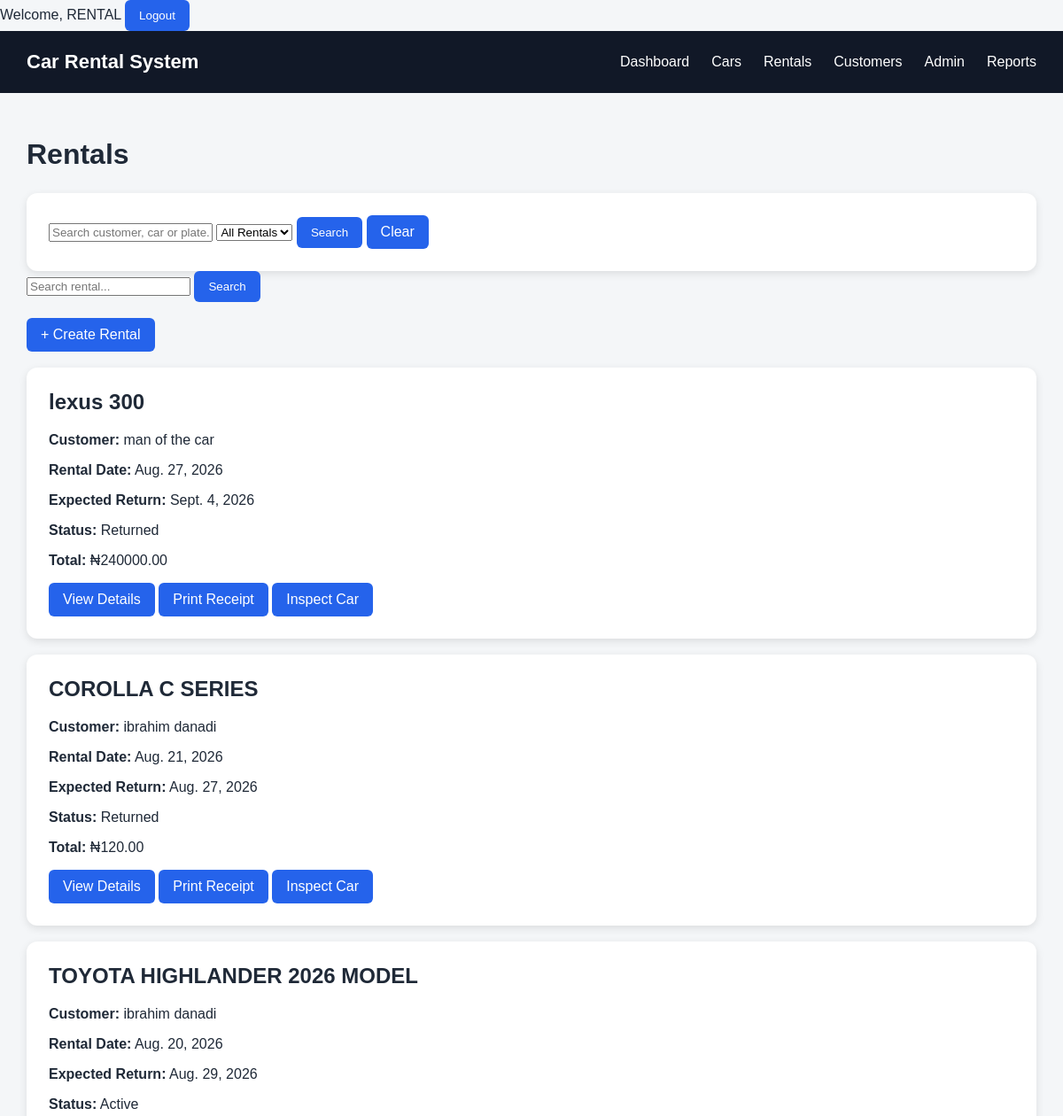
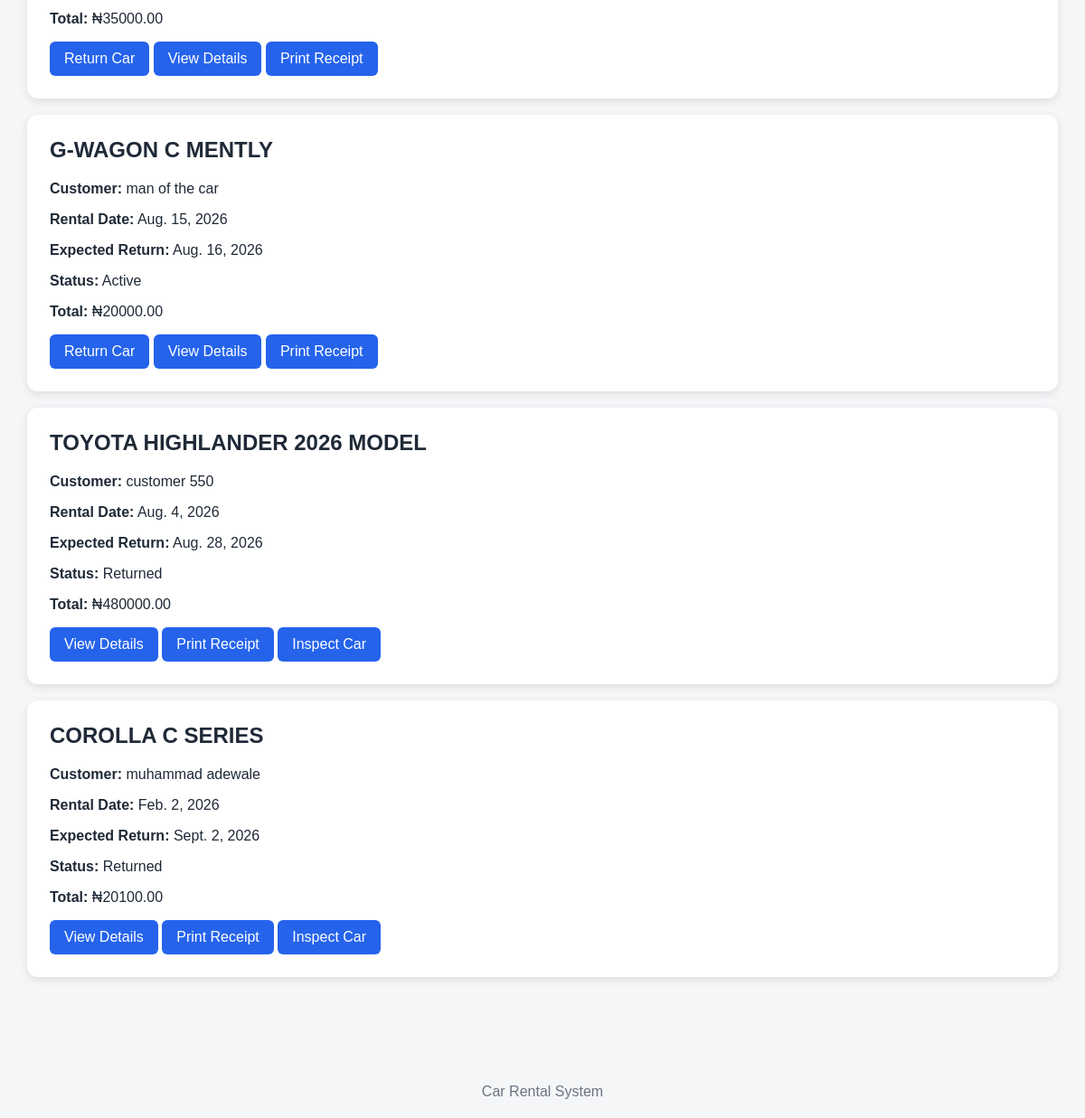
/rentals/ (signed in), run on the app's committed database (2 pictures, top to bottom).
### rentals/models.py (models this page shows, shortened)
class Rental(models.Model):
    customer = models.ForeignKey(
        Customer,
        on_delete=models.PROTECT,
        related_name="rentals"
    )
    car = models.ForeignKey(
        Car,
        on_delete=models.PROTECT,
        related_name="rentals"
    )
    rental_date = models.DateField()
    expected_return_date = models.DateField()
    actual_return_date = models.DateField(
        blank=True,
        null=True
    )
    daily_price = models.DecimalField(
        max_digits=10,
        decimal_places=2
    )
    total_cost = models.DecimalField(
        max_digits=12,
        decimal_places=2,
        default=0
    )
    amount_paid = models.DecimalField(
    max_digits=12,
    decimal_places=2,
    default=0
)
    payment_status = models.CharField(
        max_length=20,
        choices=[
            ("pending", "Pending"),
            ("partial", "Partial"),
            ("paid", "Paid"),
        ],
        default="pending"
    )
    status = models.CharField(
        max_length=20,
        choices=[
            ("active", "Active"),
            ("returned", "Returned"),
        ],
        default="active"
    )
    created_at = models.DateTimeField(
        auto_now_add=True
    )

### cars/models.py (models this page shows, shortened)
class Car(models.Model):
    STATUS_CHOICES = [
        ("available", "Available"),
        ("rented", "Rented"),
        ("returned", "Returned"),
        ("maintenance", "Maintenance"),
    ]
    TRANSMISSION_CHOICES = [
        ("automatic", "Automatic"),
        ("manual", "Manual"),
    ]
    FUEL_CHOICES = [
        ("petrol", "Petrol"),
        ("diesel", "Diesel"),
        ("electric", "Electric"),
        ("hybrid", "Hybrid"),
    ]
    brand = models.CharField(max_length=100)
    model = models.CharField(max_length=100)
    year = models.PositiveIntegerField()
    plate_number = models.CharField(max_length=20, unique=True)
    color = models.CharField(max_length=50)
    transmission = models.CharField(
        max_length=20,
        choices=TRANSMISSION_CHOICES
    )
    fuel_type = models.CharField(
        max_length=20,
        choices=FUEL_CHOICES
    )
    seats = models.PositiveSmallIntegerField()
    daily_price = models.DecimalField(
        max_digits=10,
        decimal_places=2
    )
    image = models.ImageField(
        upload_to="cars/",
        blank=True,
        null=True
    )
    description = models.TextField(
        blank=True
    )
    status = models.CharField(
        max_length=20,
        choices=STATUS_CHOICES,
        default="available"
    )
    created_at = models.DateTimeField(
        auto_now_add=True
    )
    updated_at = models.DateTimeField(
        auto_now=True
    )

### customers/models.py (models this page shows, shortened)
class Customer(models.Model):
    full_name = models.CharField(max_length=150)
    phone = models.CharField(max_length=20)
    email = models.EmailField(
        blank=True,
        null=True
    )
    address = models.TextField(
        blank=True
    )
    driver_license = models.CharField(
        max_length=50,
        unique=True
    )
    created_at = models.DateTimeField(
        auto_now_add=True
    )
    updated_at = models.DateTimeField(
        auto_now=True
    )

### rentals/views.py (the view, shortened to what this page needs)
@login_required
def rental_list(request):
    search = request.GET.get("search", "").strip()
    rentals = Rental.objects.select_related(
        "customer",
        "car"
    ).all().order_by("-created_at")
    status = request.GET.get("status", "").strip()
    rentals = rentals.order_by("-rental_date")
    if status:
        rentals = rentals.filter(
            status=status
        )
    return render(
        request,
        "rentals/rental_list.html",
        {
            "rentals": rentals,
            "search": search,
            "status": status,
        }
    )

### rentals/templates/rentals/rental_list.html (shortened to what this page needs)
{% extends "base.html" %}
{% block content %}
<h1 class="page-title">
    Rentals
</h1>
<div class="card">
    <form method="GET">
        <input
            type="text"
            name="search"
            placeholder="Search customer, car or plate..."
            value="{{ search }}"
        >
        <select name="status">
            <option value="">
                All Rentals
            </option>
        </select>
        <button type="submit" class="btn">
            Search
        </button>
        <a href="{% url 'rental_list' %}" class="btn">
            Clear
        </a>
    </form>
</div>
<form method="GET">
    <input
        type="text"
        name="search"
        placeholder="Search rental..."
        value="{{ search }}"
    >
    <button type="submit" class="btn">
        Search
    </button>
</form>
<br>
<a
    class="btn"
    href="{% url 'rental_create' %}"
>
    + Create Rental
</a>
<br>
<br>
{% for rental in rentals %}
<div class="card">
    <h2>
        {{ rental.car.brand }}
        {{ rental.car.model }}
    </h2>
    <p>
        <strong>Customer:</strong>
        {{ rental.customer.full_name }}
    </p>
    <p>
        <strong>Rental Date:</strong>
        {{ rental.rental_date }}
    </p>
    <p>
        <strong>Expected Return:</strong>
        {{ rental.expected_return_date }}
    </p>
    <p>
        <strong>Status:</strong>
        {{ rental.get_status_display }}
    </p>
    <p>
        <strong>Total:</strong>
        ₦{{ rental.total_cost }}
    </p>
    {% if rental.status == "active" %}
        <a
            class="btn"
            href="{% url 'rental_return' rental.pk %}"
        >
            Return Car
        </a>
    {% endif %}
                <a
            class="btn"
            href="{% url 'rental_detail' rental.pk %}"
        >
            View Details
        </a>
        <a
            class="btn"
            href="{% url 'rental_receipt' rental.pk %}"
        >
            Print Receipt
        </a>
    {% if rental.status == "returned" %}
        <a
            class="btn"
            href="{% url 'inspect_car' rental.pk %}"
        >
            Inspect Car
        </a>
    {% endif %}
</div>
<br>
{% empty %}
<p>
    No rentals found.
</p>
{% endfor %}
{% endblock %}

### templates/base.html (shortened to what this page needs)
<!DOCTYPE html>
<html lang="en">
<head>
</head>
<body>
    {% if user.is_authenticated %}
    <span>
        Welcome, {{ user.username }}
    </span>
    <form
        method="POST"
        action="{% url 'logout' %}"
        style="display:inline;"
    >
        <button type="submit" class="btn">
            Logout
        </button>
    </form>
{% endif %}
    <nav class="navbar">
        <div class="brand">
            Car Rental System
        </div>
        <div class="nav-links">
            <a href="{% url 'dashboard' %}">
                Dashboard
            </a>
            <a href="{% url 'car_list' %}">
                Cars
            </a>
            <a href="{% url 'rental_list' %}">
                Rentals
            </a>
            <a href="{% url 'customer_list' %}">
                Customers
            </a>
            <a href="/admin/">
                Admin
            </a>
            <a href="{% url 'reports' %}">
                Reports
            </a>
        </div>
    </nav>
    <main class="container">
        {% block content %}{% endblock %}
    </main>
    <footer class="footer">
        Car Rental System
    </footer>
</body>
</html>

### templates/base.html (style rules this page uses)
* { box-sizing: border-box; }
body { margin: 0; font-family: Arial, sans-serif; background: #f4f6f8; color: #1f2937; }
.navbar { background: #111827; color: white; padding: 0 30px; min-height: 70px; display: flex; align-items: center; justify-content: space-between; }
.brand { font-size: 22px; font-weight: bold; }
.nav-links { display: flex; gap: 25px; }
.nav-links a { color: white; text-decoration: none; }
.container { max-width: 1200px; margin: auto; padding: 30px; }
.page-title { margin-bottom: 25px; }
.btn { display: inline-block; padding: 10px 16px; border-radius: 6px; text-decoration: none; border: none; cursor: pointer; background: #2563eb; color: white; }
.footer { margin-top: 50px; padding: 20px; text-align: center; color: #6b7280; }
.card { background: white; padding: 25px; border-radius: 12px; box-shadow: 0 3px 10px rgba(0, 0, 0, 0.1); }
.card h2 { margin-top: 0; }

### data on the page
Rental: car.brand "lexus", car.model "300", customer.full_name "man of the car", rental_date "Aug. 27, 2026", expected_return_date "Sept. 4, 2026", status "Returned", total_cost "240000.00", shows "Inspect Car"
Rental: car.brand "COROLLA", car.model "C SERIES", customer.full_name "ibrahim danadi", rental_date "Aug. 21, 2026", expected_return_date "Aug. 27, 2026", status "Returned", total_cost "120.00", shows "Inspect Car"
Rental: car.brand "TOYOTA HIGHLANDER", car.model "2026 MODEL", customer.full_name "ibrahim danadi", rental_date "Aug. 20, 2026", expected_return_date "Aug. 29, 2026", status "Active", total_cost "35000.00", shows "Return Car"
Rental: car.brand "G-WAGON", car.model "C MENTLY", customer.full_name "man of the car", rental_date "Aug. 15, 2026", expected_return_date "Aug. 16, 2026", status "Active", total_cost "20000.00", shows "Return Car"
Rental: car.brand "TOYOTA HIGHLANDER", car.model "2026 MODEL", customer.full_name "customer 550", rental_date "Aug. 4, 2026", expected_return_date "Aug. 28, 2026", status "Returned", total_cost "480000.00", shows "Inspect Car"
Rental: car.brand "COROLLA", car.model "C SERIES", customer.full_name "muhammad adewale", rental_date "Feb. 2, 2026", expected_return_date "Sept. 2, 2026", status "Returned", total_cost "20100.00", shows "Inspect Car"

### other printed values
{{ user.username }} "RENTAL"
